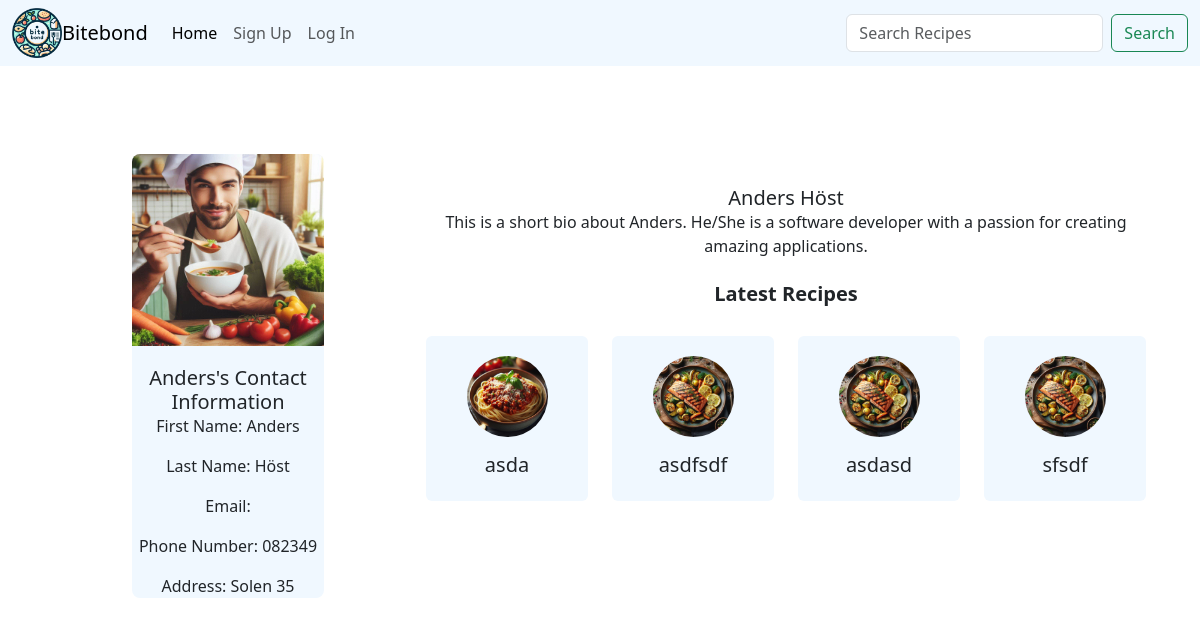
Page /profile/1/ on the committed database.
### app/models.py (models this page shows, shortened)
class Profile(models.Model):
    user = models.OneToOneField(User, on_delete=models.CASCADE)
    phone_number = models.CharField(max_length=15, blank=True)
    address = models.CharField(max_length=255, blank=True)
    picture = models.ImageField(upload_to='profile_pictures/', default='profile_pictures/profile.jpg')

class Recipe(models.Model):
    user = models.ForeignKey(User, on_delete=models.CASCADE, related_name='recipes', default=1)  # Provide a default user ID
    title = models.CharField(max_length=255)
    ingredients = models.TextField()
    instructions = models.TextField()
    cooking_time = models.IntegerField()
    preparation_time = models.IntegerField()
    serving_size = models.IntegerField()
    tips = models.TextField(blank=True, null=True)
    picture = models.ImageField(upload_to='recipes/', blank=True, null=True)
    created_at = models.DateTimeField(default=timezone.now)

### app/views.py (the view)
# urls.py: path('profile/<int:user_id>/', views.profile, name='profile'),
def profile(request, user_id):
    user_profile = get_object_or_404(Profile, user__id=user_id)
    latest_recipes = Recipe.objects.filter(user=user_profile.user).order_by('-created_at')[:4]
    return render(request, 'profile.html', {'profile': user_profile, 'latest_recipes': latest_recipes})

### app/templates/profile.html (shortened to what this page needs)
<!DOCTYPE html>
{% extends 'base.html' %}
{% load static %}
{% block content %}
<div class="container mt-5">
    <div class="row">
        <div class="col-md-4 d-flex justify-content-center">
            <div class="profile" style="width: 12rem;">
                {% if profile.picture %}
                    <img src="{{ profile.picture.url }}" alt="Profile Picture" class="card-img-top" id="profile-picture">
                {% else %}
                    <p>No profile picture uploaded.</p>
                {% endif %}
                <div class="card-body text-center">
                    <h5 class="card-title">{{ profile.user.username }}'s Contact Information</h5>
                    <p class="card-text">First Name: {{ profile.user.first_name }}</p>
                    <p class="card-text">Last Name: {{ profile.user.last_name }}</p>
                    <p class="card-text">Email: {{ profile.user.email }}</p>
                    <p class="card-text">Phone Number: {{ profile.phone_number }}</p>
                    <p class="card-text">Address: {{ profile.address }}</p>
                </div>
            </div>
        </div>
        <div class="col-md-8 d-flex justify-content-center align-items-center">
            <div class="container-bio">
                <div class="card-body text-center">
                    <h5 class="card-title">{{ profile.user.first_name }} {{ profile.user.last_name }}</h5>
                    <p class="card-text">This is a short bio about {{ profile.user.first_name }}. He/She is a software developer with a passion for creating amazing applications.</p>
                    {% if latest_recipes %}
                    <div class="latest-recipes mt-4">
                        <h5 class="card-title-latest">Latest Recipes</h5>
                        <div class="row">
                            {% for recipe in latest_recipes|slice:":4" %}
                            <div class="col-md-3">
                                <div class="card mb-3" onclick="window.location.href='{% url 'recipe_detail' recipe.id %}'">
                                    {% if recipe.picture %}
                                        <img id="recipe-picture" src="{{ recipe.picture.url }}" alt="{{ recipe.title }}" class="rounded-circle img-fluid mx-auto d-block" style="max-width: 50%;">
                                    {% else %}
                                        <img id="recipe-picture" src="{% static 'images/recipe.jpg' %}" alt="Default Recipe Image" class="rounded-circle img-fluid mx-auto d-block" style="max-width: 50%;">
                                    {% endif %}
                                    <div class="card-body">
                                        <h5 class="card-title">{{ recipe.title }}</h5>
                                    </div>
                                </div>
                            </div>
                            {% endfor %}
                        </div>
                    </div>
                {% else %}
                    <p>No recipes found.</p>
                {% endif %}
                </div>
            </div>
        </div>
    </div>
</div>
{% endblock %}

### static/css/styles.css (style rules this page uses)
body { padding-top: 56px; }
.card { cursor: pointer; background-color:aliceblue; border: none; }
.card-title-latest { font-size: 20px; font-weight: bold; margin-bottom: 30px; }
#profile-picture { margin-bottom: 20px; }
.profile { background-color:aliceblue; border-radius: 8px; margin-top: 50px; }
img.card-img-top { border-top-left-radius: 8px; border-top-right-radius: 8px; }
#recipe-picture { margin-top: 20px; }

### rows in the picture
Profile: picture (picture), user.username "Anders", user.first_name "Anders", user.last_name "Höst", phone_number "082349", address "Solen 35"
Recipe: picture (picture), title "asda"
Recipe: picture (picture), title "asdfsdf"
Recipe: picture (picture), title "asdasd"
Recipe: picture (picture), title "sfsdf"
